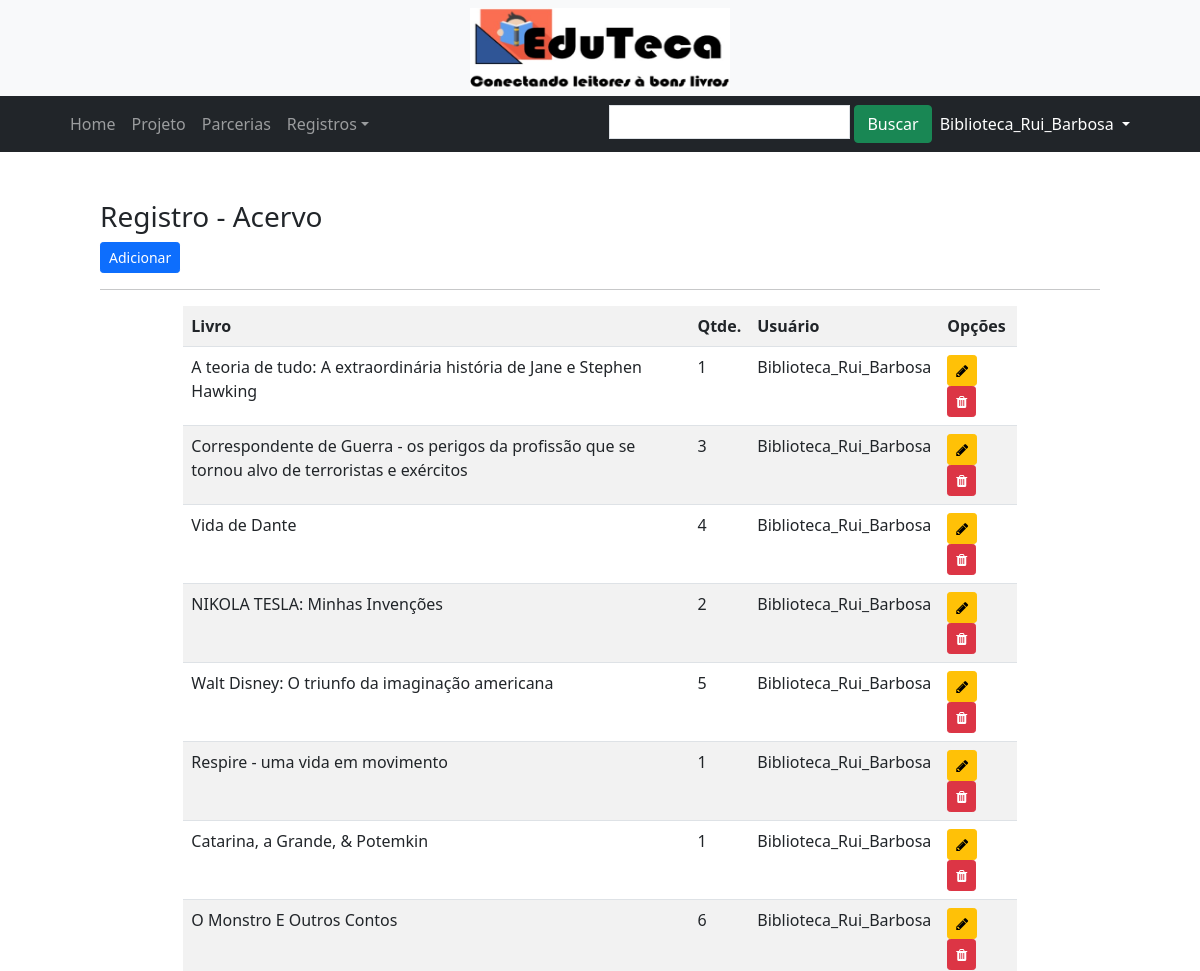
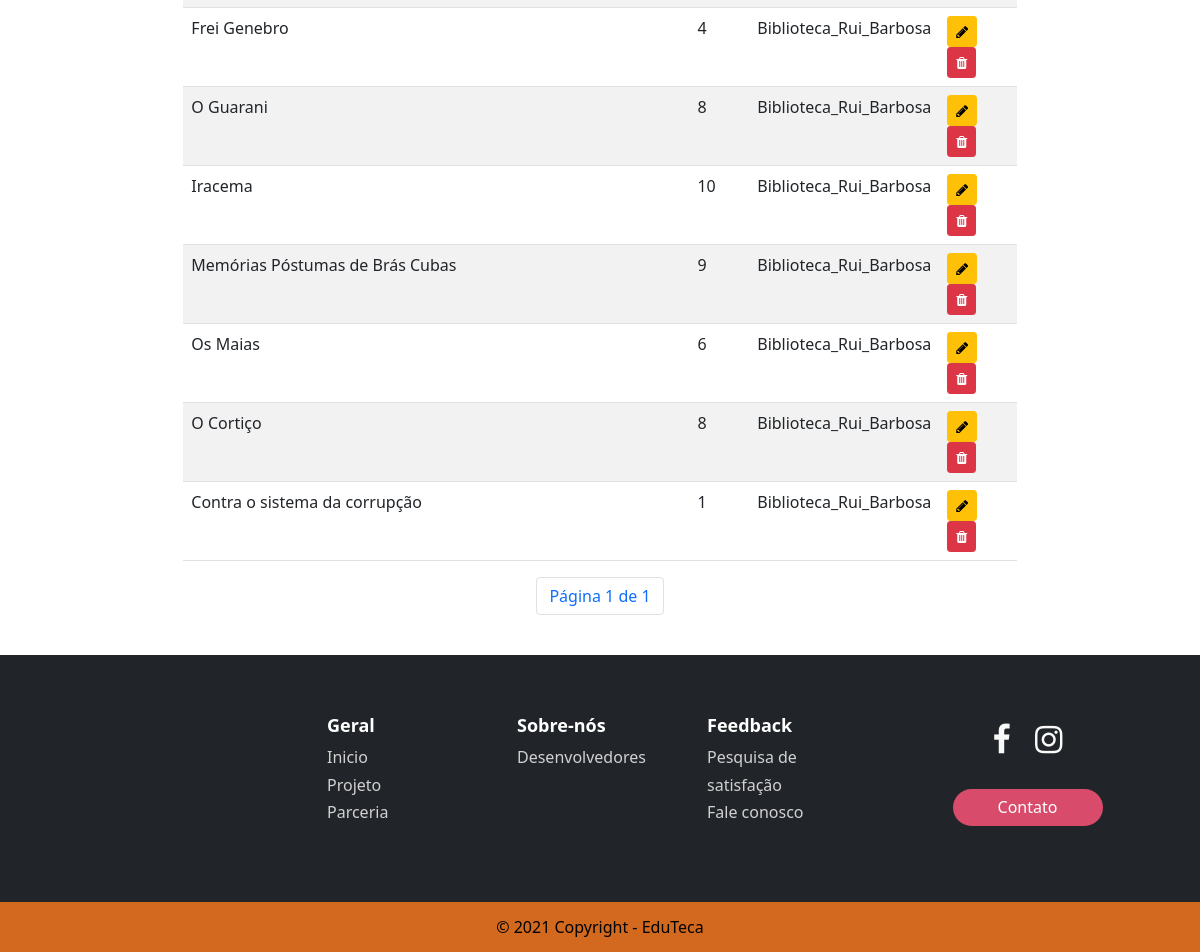
The page /listar/acervos/ (signed in) on the database its author committed (2 pictures, top to bottom).
### cadastros/models.py (models this page shows, shortened)
class Acervo(models.Model):
    livro = models.ForeignKey(Livro, on_delete=models.PROTECT)
    qtdeExemplar = models.IntegerField(verbose_name="Qtde. do Material", default=1)
    usuario = models.ForeignKey(User, on_delete=models.PROTECT)

class Livro(models.Model):
    isbn = models.CharField(max_length=13, null=True, blank=True)
    edicao = models.IntegerField(default=1, verbose_name="Edição", null=True, blank=True)
    titulo = models.CharField(max_length=100)
    autor = models.ForeignKey(Autor, on_delete=models.PROTECT) #Proteger exclusão de tabelas relacionadas
    ano = models.CharField(max_length=4)
    editora = models.CharField(max_length=40, null=True, blank=True)
    categoria = models.ForeignKey(Categoria, on_delete=models.PROTECT, null=True)
    num_page = models.IntegerField(verbose_name="Nº Páginas", null=True, blank=True)
    capa = ResizedImageField(
        size=[200,292],
        quality=80,
        default='../static/img/sem_capa.jpg',
        upload_to='img/',
        null=False,
        blank=False
    )
    resumo = models.TextField(default="Resumo da Obra")
    consulta = models.PositiveIntegerField(default=1)
    usuario = models.ForeignKey(User, on_delete=models.PROTECT, null=True)

### cadastros/views.py (the view)
# urls.py: path('listar/acervos/', AcervoList.as_view(), name='listar-acervos'),
class AcervoList(LoginRequiredMixin, ListView):
    login_url = reverse_lazy('login')
    model = Acervo
    template_name = 'cadastros/listas/acervo.html'
    paginate_by = 20
    def get_queryset(self): #Sobrescreve o get_queryset de ListView
        self.object_list = Acervo.objects.filter(usuario=self.request.user)
        return self.object_list

### cadastros/templates/cadastros/listas/acervo.html (shortened to what this page needs)
{% extends 'paginas/modelo.html' %}
{% load static %}
{% block barra %}
<form action="?" method="GET">
    <input type="text" name="" id="" value="" class="p-1 border" autocomplete="off" placeholder="">
    <button type="submit" class="btn btn-success">Buscar</button>
</form>
{% endblock %}
{% block conteudo %}
<div class="col-md-10 mx-auto">
    <br>
    <h3>Registro - Acervo</h3>
    <a href="{% url 'cadastrar-acervo' %}" class="btn btn-primary btn-sm">Adicionar</a>
    <hr>
    <div class="table-responsive col-md-10 mx-auto">
        <table class="table table-striped">
            <tr>
                <th>Livro</th>
                <th>Qtde.</th>
                <th>Usuário</th>
                <th>Opções</th>
            </tr>
            {% for acervo in object_list %}
            <tr>
                <td>{{ acervo.livro.titulo }}</td>
                <td>{{ acervo.qtdeExemplar }}</td>
                <td>{{ acervo.usuario.username }}</td>
                <td>
                    <a href="{% url 'atualizar-acervo' acervo.pk %}" class="btn btn-warning btn-sm" title="Atualizar"><i class="fa fa-pencil" aria-hidden="true"></i>
                    </a>
                    <a href="{% url 'excluir-acervo' acervo.pk %}" class="btn btn-danger btn-sm" title="Excluir"><i class="fa fa-trash" aria-hidden="true"></i>
                    </a>
                </td>
            </tr>
            {% empty %}
            <tr>
                <td colspan="3"> Nenhum registro identificado!</td>
            </tr>
            {% endfor %}
        </table>
    </div>
    <ul class="pagination justify-content-center">
        <li class="page-item">
            <span class="page-link">Página {{ page_obj.number }} de {{ page_obj.paginator.num_pages }}</span></li>
    </ul>
</div>
{% endblock %}

### paginas/templates/paginas/modelo.html (shortened to what this page needs)
{% load static %}
<!DOCTYPE html>
<html lang="pt-br">
  <head>
    <link href="https://cdn.jsdelivr.net/npm/bootstrap@5.1.3/dist/css/bootstrap.min.css" rel="stylesheet"
 />
    <link rel="stylesheet" href="http://cdnjs.cloudflare.com/ajax/libs/font-awesome/4.6.3/css/font-awesome.min.css" />
    <link href="{% static 'css/carousel.css' %}" rel="stylesheet" />
    <link href="{% static 'css/footer-with-button-logo.css' %}" rel="stylesheet" />
    <link rel="stylesheet" type="text/css" href="https://cdn.datatables.net/v/bs4/dt-1.11.3/datatables.min.css" />
  </head>
  <body>
    {% block menu %}
      <nav class="navbar col-12 m-auto navbar-expand-lg navbar-light bg-light" style="top:0%;z-index: 999">
        <div class="container-fluid col-11 m-auto">
          <img src="{% static 'img/logo.jpg' %}" class="d-block col-12 m-auto center" style="height: 80px;width: 260px;">
        </div>
      </nav>
      <nav class="navbar col-12 m-auto navbar-expand-lg navbar-dark bg-dark" style="top:0%;z-index: 999">
        <div class="container-fluid col-11 m-auto">
          <div class="collapse navbar-collapse" id="navbarSupportedContent">
            <ul class="navbar-nav me-auto mb-2 mb-lg-0">
              <li class="nav-item">
                <a class="nav-link" aria-current="page" href="{% url 'index' %}">Home</a>
              </li>
              <li class="nav-item">
                <a class="nav-link" target="_blank" href="{% url 'sobre'%}">Projeto</a>
              </li>
              <li class="nav-item">
                <a class="nav-link" href="{% url 'parceria' %}">Parcerias</a>
              </li>
              {% if request.user.is_authenticated %}
              <li class="nav-item dropdown">
                <a class="nav-link dropdown-toggle" href="#" id="navbarDropdown" role="button" data-bs-toggle="dropdown"
                  aria-expanded="false">Registros</a>
              </li>
            {% endif %}
          </ul>
            {% block barra %}{% endblock %}
            {% if request.user.is_authenticated %}
            <ul class="navbar-nav">
              <li class="nav-item dropdown">
                <a class="nav-link dropdown-toggle text-white" href="#" id="navbarDropdownMenuLink" role="button"
                  data-toggle="dropdown" aria-haspopup="true" aria-expanded="false">
                  <span id="username">{{ request.user }}</span>
                </a>
              </li>
              {% else %}
              <li style="display:link;" class="nav-item">
                <a class="text-white" href="{% url 'login' %}">
                  <i class="fa fa-sign-in" aria-hidden="true"></i>Login</a>
              </li>
              {% endif %}
            </ul>
          </div>
        </div>
      </nav>
    {% endblock %}
    <br>
    {% block conteudo %} {% endblock %}
    {% block rodape %}
      <br>
      <footer id="myFooter" class="bg-dark text-light">
        <div class="container bg-dark text-light">
          <div class="row">
            <div class="col-sm-3">
            </div>
            <div class="col-sm-2">
              <h5>Geral</h5>
              <ul>
                <li><a href="{% url 'index' %}">Inicio</a></li>
                <li><a href="{% url 'sobre' %}">Projeto</a></li>
                <li><a href="{% url 'parceria' %}">Parceria</a></li>
              </ul>
            </div>
            <div class="col-sm-2">
              <h5>Sobre-nós</h5>
              <ul>
                <li><a href="{% url 'desenvolvedor' %}">Desenvolvedores</a></li>
              </ul>
            </div>
            <div class="col-sm-2">
              <h5>Feedback</h5>
              <ul>
                {% if request.user.is_authenticated %}
                <li><a href="{% url 'satisfacaoBibli' %}">Pesquisa de satisfação</a></li>
                {% else %}
                <li><a href="{% url 'satisfacaoUser' %}">Pesquisa de satisfação</a></li>
                {% endif %}
                <li><a href="{% url 'faleConosco' %}">Fale conosco</a></li>
              </ul>
            </div>
            <div class="col-sm-3">
              <div class="social-networks">
                <a href="https://www.facebook.com/conectandoEduTeca" class="facebook"><i class="fa fa-facebook"></i></a>
                <a href="https://www.instagram.com/projeto.eduteca/" class="instagram"><i class="fa fa-instagram"></i></a>
              </div>
              <a href="https://forms.gle/1y8Ews1Mo9mPAmTK9">
                <button type="button" class="btn btn-default">Contato</button>
              </a>
            </div>
          </div>
        </div>
        <div class="footer-copyright" style="background-color:chocolate;">
          <p style="color: black;">© 2021 Copyright - EduTeca</p>
        </div>
      </footer>
    {% endblock %}
  </body>
</html>

### static/css/carousel.css (style rules this page uses)
@media (min-width: 768px) { .navbar { top: 99px; } }

### static/css/footer-with-button-logo.css (style rules this page uses)
#myFooter { background-color: #3c3d41; color: white; padding-top: 30px; }
#myFooter .footer-copyright { background-color: #333333; padding-top: 3px; padding-bottom: 3px; text-align: center; }
#myFooter .row { margin-bottom: 60px; }
#myFooter .footer-copyright p { margin: 10px; color: #ccc; }
#myFooter ul { list-style-type: none; padding-left: 0; line-height: 1.7; }
#myFooter h5 { font-size: 18px; color: white; font-weight: bold; margin-top: 30px; }
#myFooter a { color: #d2d1d1; text-decoration: none; }
#myFooter .social-networks { text-align: center; padding-top: 30px; padding-bottom: 16px; }
#myFooter .social-networks a { font-size: 32px; color: #f9f9f9; padding: 10px; transition: 0.2s; }
#myFooter .btn { color: white; background-color: #d84b6b; border-radius: 20px; border: none; width: 150px; display: block; margin: 0 auto; margin-top: 10px; line-height: 25px; }
html { height: 100%; }
body { display: flex; display: -webkit-flex; flex-direction: column; -webkit-flex-direction: column; height: 100%; }
#myFooter { flex: 0 0 auto; -webkit-flex: 0 0 auto; }

### paginas/templates/paginas/modelo.html (style rules this page uses)
body { background-color: white; }

### rows shown on the page
Acervo: livro.titulo "A teoria de tudo: A extraordinária história de Jane e Stephen Hawking", qtdeExemplar "1", usuario.username "Biblioteca_Rui_Barbosa"
Acervo: livro.titulo "Correspondente de Guerra - os perigos da profissão que se tornou alvo de terroristas e exércitos", qtdeExemplar "3", usuario.username "Biblioteca_Rui_Barbosa"
Acervo: livro.titulo "Vida de Dante", qtdeExemplar "4", usuario.username "Biblioteca_Rui_Barbosa"
Acervo: livro.titulo "NIKOLA TESLA: Minhas Invenções", qtdeExemplar "2", usuario.username "Biblioteca_Rui_Barbosa"
Acervo: livro.titulo "Walt Disney: O triunfo da imaginação americana", qtdeExemplar "5", usuario.username "Biblioteca_Rui_Barbosa"
Acervo: livro.titulo "Respire - uma vida em movimento", qtdeExemplar "1", usuario.username "Biblioteca_Rui_Barbosa"
Acervo: livro.titulo "Catarina, a Grande, & Potemkin", qtdeExemplar "1", usuario.username "Biblioteca_Rui_Barbosa"
Acervo: livro.titulo "O Monstro E Outros Contos", qtdeExemplar "6", usuario.username "Biblioteca_Rui_Barbosa"
Acervo: livro.titulo "Frei Genebro", qtdeExemplar "4", usuario.username "Biblioteca_Rui_Barbosa"
Acervo: livro.titulo "O Guarani", qtdeExemplar "8", usuario.username "Biblioteca_Rui_Barbosa"
Acervo: livro.titulo "Iracema", qtdeExemplar "10", usuario.username "Biblioteca_Rui_Barbosa"
Acervo: livro.titulo "Memórias Póstumas de Brás Cubas", qtdeExemplar "9", usuario.username "Biblioteca_Rui_Barbosa"
Acervo: livro.titulo "Os Maias", qtdeExemplar "6", usuario.username "Biblioteca_Rui_Barbosa"
Acervo: livro.titulo "O Cortiço", qtdeExemplar "8", usuario.username "Biblioteca_Rui_Barbosa"
Acervo: livro.titulo "Contra o sistema da corrupção", qtdeExemplar "1", usuario.username "Biblioteca_Rui_Barbosa"

### other values the page prints
{{ request.user }} "Biblioteca_Rui_Barbosa"
{{ page_obj.number }} "1"
{{ page_obj.paginator.num_pages }} "1"
